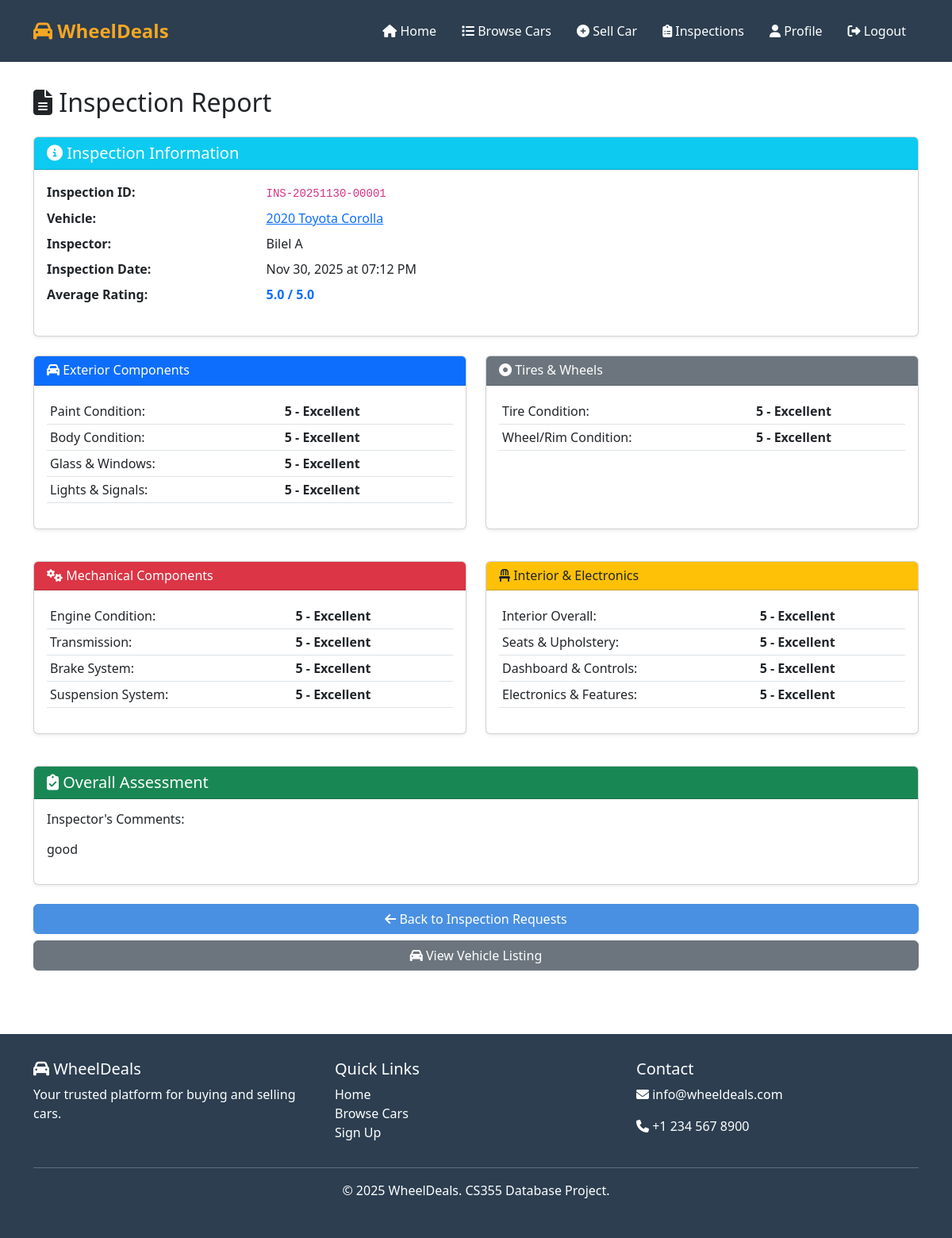
The page /inspections/report/INS-20251130-00001/ (signed in) on the database its author committed.
### inspections/models.py (models this page shows, shortened)
class InspectionRequest(models.Model):
    STATUS_CHOICES = [
        ("requested", "Requested"),
        ("accepted", "Accepted"),
        ("rejected", "Rejected"),
        ("scheduled", "Scheduled"),
        ("assigned", "Assigned"),
        ("in_progress", "In Progress"),
        ("completed", "Completed"),
    ]
    TIME_SLOT_CHOICES = [
        ("08:00-10:00", "8:00 AM - 10:00 AM"),
        ("10:00-12:00", "10:00 AM - 12:00 PM"),
        ("12:00-14:00", "12:00 PM - 2:00 PM"),
        ("14:00-16:00", "2:00 PM - 4:00 PM"),
        ("16:00-18:00", "4:00 PM - 6:00 PM"),
    ]
    inspection_id = models.CharField(max_length=20, unique=True, editable=False)
    car = models.ForeignKey(
        Car, on_delete=models.CASCADE, related_name="inspection_requests"
    )
    buyer = models.ForeignKey(
        settings.AUTH_USER_MODEL,
        on_delete=models.CASCADE,
        related_name="requested_inspections",
    )
    seller = models.ForeignKey(
        settings.AUTH_USER_MODEL,
        on_delete=models.CASCADE,
        related_name="received_inspection_requests",
    )
    inspector = models.ForeignKey(
        settings.AUTH_USER_MODEL,
        on_delete=models.SET_NULL,
        null=True,
        blank=True,
        related_name="assigned_inspections",
    )
    status = models.CharField(
        max_length=15, choices=STATUS_CHOICES, default="requested"
    )
    requested_date = models.DateTimeField(auto_now_add=True)
    scheduled_date = models.DateField(null=True, blank=True)
    scheduled_time_slot = models.CharField(
        max_length=15, choices=TIME_SLOT_CHOICES, null=True, blank=True
    )
    inspection_cost = models.DecimalField(
        max_digits=10, decimal_places=2, default=50.00
    )
    payment_method = models.CharField(max_length=50, default="Cash on Delivery")
    rejection_reason = models.TextField(blank=True, null=True)
    updated_at = models.DateTimeField(auto_now=True)
    class Meta:
        db_table = "inspections_inspectionrequest"
        ordering = ["-requested_date"]
        verbose_name = "Inspection Request"
        verbose_name_plural = "Inspection Requests"

class InspectionReport(models.Model):
    RATING_CHOICES = [
        (1, "1 - Poor"),
        (2, "2 - Fair"),
        (3, "3 - Good"),
        (4, "4 - Very Good"),
        (5, "5 - Excellent"),
    ]
    inspection_request = models.OneToOneField(
        InspectionRequest, on_delete=models.CASCADE, related_name="report"
    )
    paint_condition = models.IntegerField(choices=RATING_CHOICES)
    body_condition = models.IntegerField(choices=RATING_CHOICES)
    glass_windows = models.IntegerField(choices=RATING_CHOICES)
    lights_signals = models.IntegerField(choices=RATING_CHOICES)
    tire_condition = models.IntegerField(choices=RATING_CHOICES)
    wheel_condition = models.IntegerField(choices=RATING_CHOICES)
    engine_condition = models.IntegerField(choices=RATING_CHOICES)
    transmission = models.IntegerField(choices=RATING_CHOICES)
    brakes = models.IntegerField(choices=RATING_CHOICES)
    suspension = models.IntegerField(choices=RATING_CHOICES)
    interior_condition = models.IntegerField(choices=RATING_CHOICES)
    seats_upholstery = models.IntegerField(choices=RATING_CHOICES)
    dashboard_controls = models.IntegerField(choices=RATING_CHOICES)
    electronics = models.IntegerField(choices=RATING_CHOICES)
    overall_comments = models.TextField(blank=True, null=True)
    completed_date = models.DateTimeField(auto_now_add=True)
    updated_at = models.DateTimeField(auto_now=True)
    class Meta:
        db_table = "inspections_inspectionreport"
        ordering = ["-completed_date"]
        verbose_name = "Inspection Report"
        verbose_name_plural = "Inspection Reports"
    def average_rating(self):
        ratings = [
            self.paint_condition,
            self.body_condition,
            self.glass_windows,
            self.lights_signals,
            self.tire_condition,
            self.wheel_condition,
            self.engine_condition,
            self.transmission,
            self.brakes,
            self.suspension,
            self.interior_condition,
            self.seats_upholstery,
            self.dashboard_controls,
            self.electronics,
        ]
        return sum(ratings) / len(ratings)

### cars/models.py (models this page shows, shortened)
class Car(models.Model):
    TRANSMISSION_CHOICES = [
        ("automatic", "Automatic"),
        ("manual", "Manual"),
    ]
    FUEL_CHOICES = [
        ("petrol", "Petrol"),
        ("diesel", "Diesel"),
        ("electric", "Electric"),
        ("hybrid", "Hybrid"),
    ]
    STATUS_CHOICES = [
        ("pending", "Pending Review"),
        ("published", "Published"),
        ("declined", "Declined"),
    ]
    make = models.CharField(max_length=100)
    model = models.CharField(max_length=100)
    year = models.IntegerField()
    price = models.DecimalField(max_digits=10, decimal_places=2)
    mileage = models.IntegerField(
        null=True, blank=True, help_text="Mileage in kilometers"
    )
    color = models.CharField(max_length=50, blank=True)
    transmission = models.CharField(
        max_length=20, choices=TRANSMISSION_CHOICES, default="automatic"
    )
    fuel_type = models.CharField(max_length=20, choices=FUEL_CHOICES, default="petrol")
    description = models.TextField(blank=True)
    image1 = models.ImageField(upload_to="cars/", null=True, blank=True)
    image2 = models.ImageField(upload_to="cars/", null=True, blank=True)
    image3 = models.ImageField(upload_to="cars/", null=True, blank=True)
    seller = models.ForeignKey(
        settings.AUTH_USER_MODEL, on_delete=models.CASCADE, related_name="cars"
    )
    date_posted = models.DateTimeField(default=timezone.now)
    is_sold = models.BooleanField(default=False)
    views = models.IntegerField(default=0)
    status = models.CharField(
        max_length=20,
        choices=STATUS_CHOICES,
        default="pending",
        help_text="Moderation status of the listing",
    )
    declined_reason = models.TextField(
        blank=True, help_text="Reason for declining the listing"
    )
    viewed_by = models.ManyToManyField(
        settings.AUTH_USER_MODEL,
        related_name="viewed_cars",
        blank=True,
        help_text="Users who have viewed this car",
    )
    class Meta:
        db_table = "cars_car"
        ordering = ["-date_posted"]
        verbose_name = "Car"
        verbose_name_plural = "Cars"

### users/models.py (models this page shows, shortened)
class CustomUser(AbstractUser):
    ROLE_CHOICES = [
        ("buyer", "Buyer"),
        ("seller", "Seller"),
        ("inspector", "Inspector"),
        ("admin", "Admin"),
    ]
    phone = models.CharField(max_length=15, blank=True, null=True)
    city = models.CharField(max_length=100, blank=True, null=True)
    is_guest = models.BooleanField(default=False, help_text="Is this a guest user?")
    role = models.CharField(
        max_length=10,
        choices=ROLE_CHOICES,
        default="buyer",
        help_text="User role: Buyer can search/view ads, Seller can post/manage ads, Inspector can perform vehicle inspections",
    )
    def is_buyer(self):
        return self.role == "buyer"
    def is_seller(self):
        return self.role == "seller"
    def is_inspector(self):
        return self.role == "inspector"
    def is_admin(self):
        return self.role == "admin"
    class Meta:
        db_table = "users_customuser"
        verbose_name = "User"
        verbose_name_plural = "Users"

### inspections/views.py (the view)
@login_required
def view_inspection_report(request, inspection_id):
    inspection = get_object_or_404(InspectionRequest, inspection_id=inspection_id)
    if (
        request.user
        not in [
            inspection.buyer,
            inspection.seller,
            inspection.inspector,
        ]
        and not request.user.is_staff
    ):
        messages.error(request, "You do not have permission to view this report.")
        return redirect("home")
    if inspection.status != "completed":
        messages.error(request, "This inspection report is not yet available.")
        return redirect("home")
    try:
        report = inspection.report
    except InspectionReport.DoesNotExist:
        messages.error(request, "Inspection report not found.")
        return redirect("home")
    context = {"inspection": inspection, "report": report}
    return render(request, "inspections/view_report.html", context)

### templates/inspections/view_report.html (shortened to what this page needs)
{% extends 'base.html' %}
{% block content %}
<div class="container">
    <h2 class="mb-4"><i class="fas fa-file-alt"></i> Inspection Report</h2>
    <div class="card shadow-sm mb-4">
        <div class="card-header bg-info text-white">
            <h5 class="mb-0"><i class="fas fa-info-circle"></i> Inspection Information</h5>
        </div>
        <div class="card-body">
            <dl class="row">
                <dt class="col-sm-3">Inspection ID:</dt>
                <dd class="col-sm-9"><code>{{ inspection.inspection_id }}</code></dd>
                <dt class="col-sm-3">Vehicle:</dt>
                <dd class="col-sm-9">
                    <a href="{% url 'car_detail' inspection.car.pk %}">
                        {{ inspection.car.year }} {{ inspection.car.make }} {{ inspection.car.model }}
                    </a>
                </dd>
                <dt class="col-sm-3">Inspector:</dt>
                <dd class="col-sm-9">{{ inspection.inspector.get_full_name|default:inspection.inspector.username }}</dd>
                <dt class="col-sm-3">Inspection Date:</dt>
                <dd class="col-sm-9">{{ report.completed_date|date:"M d, Y \a\t h:i A" }}</dd>
                <dt class="col-sm-3">Average Rating:</dt>
                <dd class="col-sm-9">
                    <strong class="text-primary">{{ report.average_rating|floatformat:1 }} / 5.0</strong>
                </dd>
            </dl>
        </div>
    </div>
    <div class="row mb-4">
        <div class="col-md-6 mb-3">
            <div class="card shadow-sm h-100">
                <div class="card-header bg-primary text-white">
                    <h6 class="mb-0"><i class="fas fa-car"></i> Exterior Components</h6>
                </div>
                <div class="card-body">
                    <table class="table table-sm">
                        <tr>
                            <td>Paint Condition:</td>
                            <td><strong>{{ report.get_paint_condition_display }}</strong></td>
                        </tr>
                        <tr>
                            <td>Body Condition:</td>
                            <td><strong>{{ report.get_body_condition_display }}</strong></td>
                        </tr>
                        <tr>
                            <td>Glass & Windows:</td>
                            <td><strong>{{ report.get_glass_windows_display }}</strong></td>
                        </tr>
                        <tr>
                            <td>Lights & Signals:</td>
                            <td><strong>{{ report.get_lights_signals_display }}</strong></td>
                        </tr>
                    </table>
                </div>
            </div>
        </div>
        <div class="col-md-6 mb-3">
            <div class="card shadow-sm h-100">
                <div class="card-header bg-secondary text-white">
                    <h6 class="mb-0"><i class="fas fa-dot-circle"></i> Tires & Wheels</h6>
                </div>
                <div class="card-body">
                    <table class="table table-sm">
                        <tr>
                            <td>Tire Condition:</td>
                            <td><strong>{{ report.get_tire_condition_display }}</strong></td>
                        </tr>
                        <tr>
                            <td>Wheel/Rim Condition:</td>
                            <td><strong>{{ report.get_wheel_condition_display }}</strong></td>
                        </tr>
                    </table>
                </div>
            </div>
        </div>
    </div>
    <div class="row mb-4">
        <div class="col-md-6 mb-3">
            <div class="card shadow-sm h-100">
                <div class="card-header bg-danger text-white">
                    <h6 class="mb-0"><i class="fas fa-cogs"></i> Mechanical Components</h6>
                </div>
                <div class="card-body">
                    <table class="table table-sm">
                        <tr>
                            <td>Engine Condition:</td>
                            <td><strong>{{ report.get_engine_condition_display }}</strong></td>
                        </tr>
                        <tr>
                            <td>Transmission:</td>
                            <td><strong>{{ report.get_transmission_display }}</strong></td>
                        </tr>
                        <tr>
                            <td>Brake System:</td>
                            <td><strong>{{ report.get_brakes_display }}</strong></td>
                        </tr>
                        <tr>
                            <td>Suspension System:</td>
                            <td><strong>{{ report.get_suspension_display }}</strong></td>
                        </tr>
                    </table>
                </div>
            </div>
        </div>
        <div class="col-md-6 mb-3">
            <div class="card shadow-sm h-100">
                <div class="card-header bg-warning text-dark">
                    <h6 class="mb-0"><i class="fas fa-chair"></i> Interior & Electronics</h6>
                </div>
                <div class="card-body">
                    <table class="table table-sm">
                        <tr>
                            <td>Interior Overall:</td>
                            <td><strong>{{ report.get_interior_condition_display }}</strong></td>
                        </tr>
                        <tr>
                            <td>Seats & Upholstery:</td>
                            <td><strong>{{ report.get_seats_upholstery_display }}</strong></td>
                        </tr>
                        <tr>
                            <td>Dashboard & Controls:</td>
                            <td><strong>{{ report.get_dashboard_controls_display }}</strong></td>
                        </tr>
                        <tr>
                            <td>Electronics & Features:</td>
                            <td><strong>{{ report.get_electronics_display }}</strong></td>
                        </tr>
                    </table>
                </div>
            </div>
        </div>
    </div>
    <div class="card shadow-sm mb-4">
        <div class="card-header bg-success text-white">
            <h5 class="mb-0"><i class="fas fa-clipboard-check"></i> Overall Assessment</h5>
        </div>
        <div class="card-body">
            {% if report.overall_comments %}
            <div class="mb-3">
                <h6>Inspector's Comments:</h6>
                <p>{{ report.overall_comments|linebreaks }}</p>
            </div>
            {% else %}
            <p class="text-muted">No additional comments provided.</p>
            {% endif %}
        </div>
    </div>
    <div class="d-grid gap-2 mb-5">
        {% if user == inspection.buyer %}
        <a href="{% url 'buyer_inspection_status' %}" class="btn btn-primary">
            <i class="fas fa-arrow-left"></i> Back to My Requests
        </a>
        {% elif user == inspection.seller %}
        <a href="{% url 'seller_inspection_requests' %}" class="btn btn-primary">
            <i class="fas fa-arrow-left"></i> Back to Inspection Requests
        </a>
        {% elif user == inspection.inspector %}
        <a href="{% url 'inspector_dashboard' %}" class="btn btn-primary">
            <i class="fas fa-arrow-left"></i> Back to Dashboard
        </a>
        {% endif %}
        <a href="{% url 'car_detail' inspection.car.pk %}" class="btn btn-secondary">
            <i class="fas fa-car"></i> View Vehicle Listing
        </a>
    </div>
</div>
{% endblock %}

### templates/base.html (style rules this page uses)
:root { --primary-color: #4A90E2; --secondary-color: #F5A623; --dark-color: #2C3E50; --light-color: #ECF0F1; }
body { font-family: 'Segoe UI', Tahoma, Geneva, Verdana, sans-serif; min-height: 100vh; display: flex; flex-direction: column; }
.btn-primary { background-color: var(--primary-color); border-color: var(--primary-color); }
.card { transition: transform 0.2s; height: 100%; }

### rows shown on the page
InspectionRequest: inspection_id "INS-20251130-00001", car.year "2020", car.make "Toyota", car.model "Corolla", inspector.get_full_name "Bilel A"
InspectionReport: completed_date "Nov 30, 2025 at 07:12 PM", average_rating "5.0", paint_condition "5 - Excellent", body_condition "5 - Excellent", glass_windows "5 - Excellent", lights_signals "5 - Excellent", tire_condition "5 - Excellent", wheel_condition "5 - Excellent", engine_condition "5 - Excellent", transmission "5 - Excellent", brakes "5 - Excellent", suspension "5 - Excellent", interior_condition "5 - Excellent", seats_upholstery "5 - Excellent", dashboard_controls "5 - Excellent", electronics "5 - Excellent", overall_comments "good"
